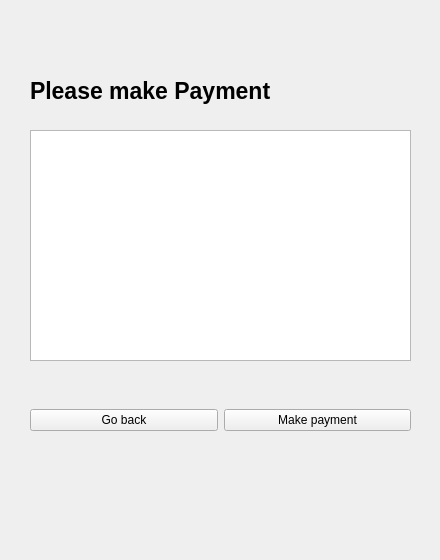
<?xml version="1.0" encoding="UTF-8"?>
<ui version="4.0">
 <class>Form</class>
 <widget class="QWidget" name="Form">
  <property name="geometry">
   <rect>
    <x>0</x>
    <y>0</y>
    <width>440</width>
    <height>560</height>
   </rect>
  </property>
  <property name="windowTitle">
   <string>Form</string>
  </property>
  <widget class="QWidget" name="gridLayoutWidget">
   <property name="geometry">
    <rect>
     <x>30</x>
     <y>390</y>
     <width>381</width>
     <height>61</height>
    </rect>
   </property>
   <layout class="QGridLayout" name="ButtonList">
    <item row="0" column="0">
     <widget class="QPushButton" name="GoBackButton">
      <property name="font">
       <font>
        <family>Arial</family>
       </font>
      </property>
      <property name="text">
       <string>Go back</string>
      </property>
     </widget>
    </item>
    <item row="0" column="1">
     <widget class="QPushButton" name="MakePaymentButton">
      <property name="font">
       <font>
        <family>Arial</family>
       </font>
      </property>
      <property name="text">
       <string>Make payment</string>
      </property>
     </widget>
    </item>
   </layout>
  </widget>
  <widget class="QLabel" name="TextLable">
   <property name="geometry">
    <rect>
     <x>30</x>
     <y>70</y>
     <width>280</width>
     <height>41</height>
    </rect>
   </property>
   <property name="font">
    <font>
     <family>Arial</family>
     <pointsize>17</pointsize>
     <weight>75</weight>
     <bold>true</bold>
    </font>
   </property>
   <property name="text">
    <string>Please make Payment</string>
   </property>
  </widget>
  <widget class="QTableWidget" name="CartTable">
   <property name="geometry">
    <rect>
     <x>30</x>
     <y>130</y>
     <width>381</width>
     <height>231</height>
    </rect>
   </property>
  </widget>
 </widget>
 <resources/>
 <connections/>
</ui>
